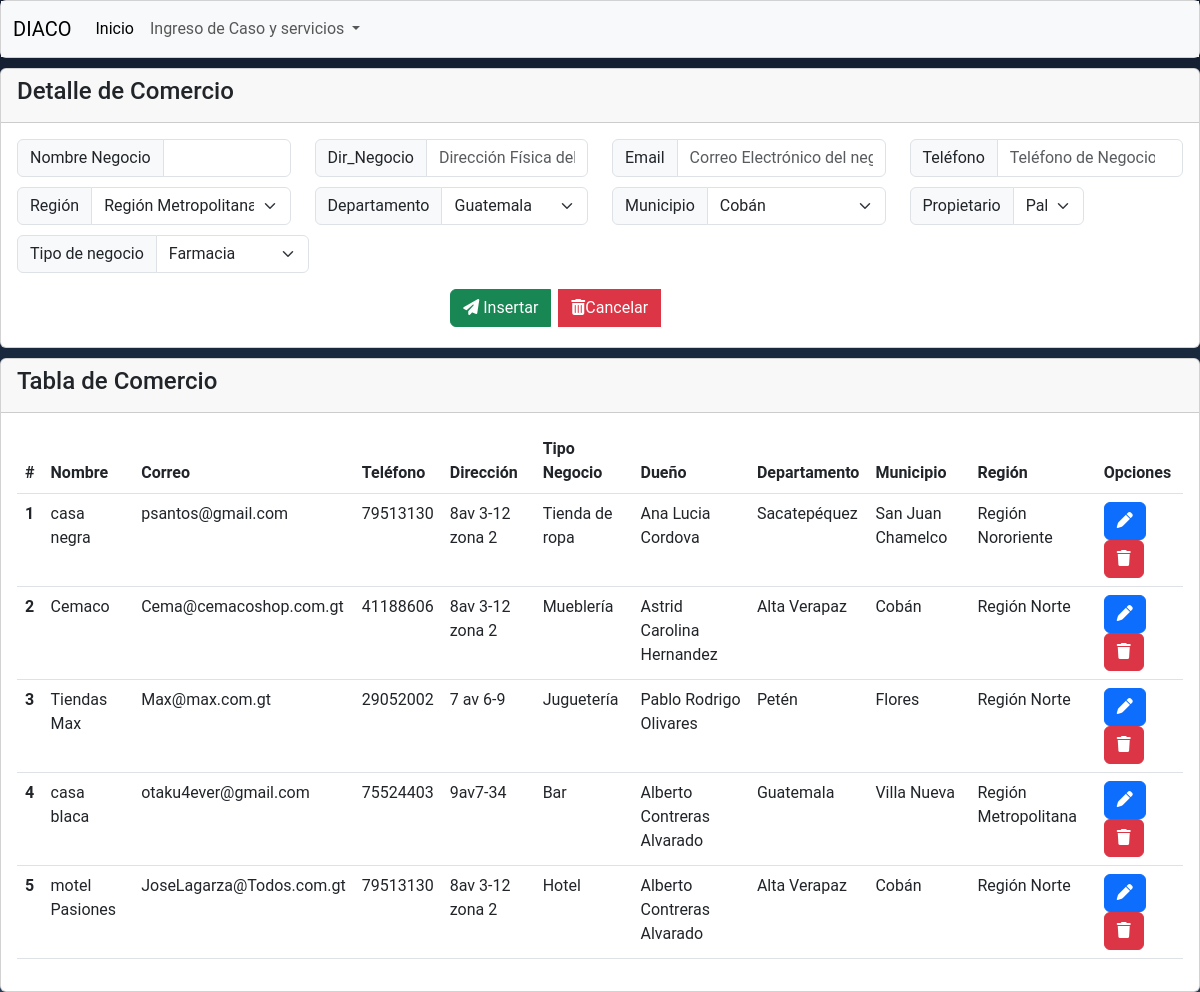
Page /Crud_comercios.php on the committed database.
### tables this page shows
CREATE TABLE `tb_negocio` (
  `id_negocio` int(11) NOT NULL,
  `Nombre` varchar(50) NOT NULL,
  `Correo_Negocio` varchar(50) NOT NULL,
  `Telefono_Negocio` varchar(50) NOT NULL,
  `Direccion` varchar(50) NOT NULL,
  `Tipo_Negocio` varchar(35) NOT NULL,
  `Id_dueño` int(11) NOT NULL,
  `Id_departamento` int(11) NOT NULL,
  `Id_muni` int(11) NOT NULL,
  `id_region` int(11) NOT NULL,
  `Estado` varchar(15) NOT NULL
);

CREATE TABLE `tb_tip_negocio` (
  `id_tip_nego` int(11) NOT NULL,
  `TipoNegocio` varchar(50) NOT NULL,
  `Contribullente` varchar(30) NOT NULL
);

CREATE TABLE `tb_departamentos` (
  `id_departamento` int(11) NOT NULL,
  `Departamento` varchar(50) NOT NULL,
  `ccod_Depa` varchar(50) NOT NULL,
  `Cod_region` varchar(50) NOT NULL
);

CREATE TABLE `bd_municipio` (
  `id_municipio` int(11) NOT NULL,
  `municipio` varchar(50) NOT NULL,
  `cod_muni` varchar(50) NOT NULL,
  `ccod_Depa` varchar(50) NOT NULL
);

CREATE TABLE `tb_region` (
  `id_region` int(11) NOT NULL,
  `Region` varchar(20) NOT NULL,
  `Cod_region` varchar(20) NOT NULL
);

### Crud_comercios.php (the view, shortened to what this page needs)
<?php
    include './php/conexion_be.php';
    $consu = mysqli_query($conexion, "SELECT `id_departamento`, `Departamento`, `ccod_Depa` FROM `tb_departamentos`");
    $muni = mysqli_query($conexion, "SELECT `id_municipio`, `municipio`, `cod_muni`, `ccod_Depa` FROM `bd_municipio`");
    $reg = mysqli_query($conexion, "SELECT id_region,Region,Cod_region FROM `tb_region`");
    $due = mysqli_query($conexion, "SELECT id_dueño,Nombre FROM `tb_dueño`");
    $nego = mysqli_query($conexion, "SELECT id_tip_nego,TipoNegocio FROM `tb_tip_negocio`");
?>
<!DOCTYPE html>
<html lang="en">
<head>
    <link rel="stylesheet" href="assets/css/estilos.css">
    <link rel="stylesheet" href="css/normalize.css">
    <link href="https://cdn.jsdelivr.net/npm/bootstrap@5.3.0-alpha1/dist/css/bootstrap.min.css" rel="stylesheet"
>
</head>
<body>
    <div class="card crdbody">
        <nav class="navbar navbar-expand-lg navbar-light bg-light">
            <div class="container-fluid">
                <a class="navbar-brand" href="#">DIACO</a>
                <div class="collapse navbar-collapse" id="navbarSupportedContent">
                    <ul class="navbar-nav me-auto mb-2 mb-lg-0">
                        <li class="nav-item">
                            <a class="nav-link active" aria-current="page" href="DiacoInicio.php">Inicio</a>
                        </li>
                        <li class="nav-item dropdown">
                            <a class="nav-link dropdown-toggle" href="#" id="navbarDropdown" role="button"
                                data-bs-toggle="dropdown" aria-expanded="false">
                                Ingreso de Caso y servicios
                            </a>
                        </li>
                    </ul>
                </div>
            </div>
        </nav>
    </div>
    <form action="php/registros.php" method="POST" class="formulario__queja">
        <div class="card crdbody">
            <div class="card-header">
                <h4>Detalle de Comercio</h4>
            </div>
            <div class="card-body">
                <div class="row crdbody">
                    <div class="form-group col-sm-3">
                        <div class="input-group">
                            <span class="input-group-text">Nombre Negocio</span>
                            <input type="text" class="form-control" id="prod" name="Negocio" required>
                        </div>
                    </div>
                    <div class="form-group col-sm-3">
                        <div class="input-group">
                            <span class="input-group-text">Dir_Negocio</span>
                            <input type="text" class="form-control" id="codcre"
                                placeholder="Dirección Física del Negocio" name="Dir_Negocio" required>
                        </div>
                    </div>
                    <div class="form-group col-sm-3">
                        <div class="input-group">
                            <span class="input-group-text">Email</span>
                            <input type="email" class="form-control" id="email"
                                placeholder="Correo Electrónico del negocio" name="Email" required>
                        </div>
                    </div>
                    <div class="form-group col-sm-3">
                        <div class="input-group">
                            <span class="input-group-text">Teléfono</span>
                            <input type="number" class="form-control" id="tel" placeholder="Teléfono de Negocio"
                                name="Telefono" value="" required>
                        </div>
                    </div>
                </div>
                <div class="row crdbody">
                    <div class="form-group col-sm-3">
                        <div class="input-group">
                            <span class="input-group-text">Región</span>
                            <select id="reg" name="Region" class="form-select">
                                <?php while ($regs = mysqli_fetch_array($reg)) { ?>
                                <option value="<?php echo $regs['id_region']; ?>"><?php echo $regs['Region']; ?>
                                </option>
                                <?php } ?>
                            </select>
                        </div>
                    </div>
                    <div class="form-group col-sm-3">
                        <div class="input-group">
                            <span class="input-group-text">Departamento</span>
                            <select id="dep" name="Departamento" class="form-select">
                                <?php while ($datos = mysqli_fetch_array($consu)) { ?>
                                <option value="<?php echo $datos['id_departamento']; ?>">
                                    <?php echo $datos['Departamento']; ?></option>
                                <?php } ?>
                            </select>
                        </div>
                    </div>
                    <div class="form-group col-sm-3">
                        <div class="input-group">
                            <span class="input-group-text">Municipio</span>
                            <select id="mun" name="Municipio" class="form-select">
                                <?php while ($munis = mysqli_fetch_array($muni)) { ?>
                                <option value="<?php echo $munis['id_municipio']; ?>"><?php echo $munis['municipio']; ?>
                                </option>
                                <?php } ?>
                            </select>
                        </div>
                    </div>
                    <div class="form-group col-sm-2">
                        <div class="input-group">
                            <span class="input-group-text">Propietario</span>
                            <select id="pro" name="Dueño" class="form-select">
                                <?php while ($Dues = mysqli_fetch_array($due)) { ?>
                                <option value="<?php echo $Dues['id_dueño']; ?>"><?php echo $Dues['Nombre']; ?></option>
                                <?php } ?>
                            </select>
                        </div>
                    </div>
                </div>
                <div class="form-group col-sm-3">
                    <div class="input-group">
                        <span class="input-group-text">Tipo de negocio</span>
                        <select id="neg" name="Nego" class="form-select" >
                            <?php while ($NE = mysqli_fetch_array($nego)) { ?>
                            <option value="<?php echo $NE['id_tip_nego']; ?>"><?php echo $NE['TipoNegocio']; ?></option>
                            <?php } ?>
                        </select>
                    </div>
                </div>
            </div>
            <div class="row crdbody">
                <div class="row crdbody justify-content-center">
                    <div class="col-sm-3">
                        <div class="input-group">
                            <button class="btn btn-success me-2"><i class="fas fa-paper-plane"></i> Insertar</button>
                            <button class="btn btn-danger" onclick="reloadPage()"><i
                                    class="fas fa-trash-alt"></i>Cancelar</button>
                        </div>
                    </div>
                </div>
            </div>
        </div>
    </form>
    <div class="card crdbody">
        <div class="card-header">
            <h4>Tabla de Comercio</h4>
        </div>
        <div class="card-body">
            <table class="table">
                <thead>
                    <tr>
                        <th scope="col">#</th>
                        <th scope="col">Nombre</th>
                        <th scope="col">Correo</th>
                        <th scope="col">Teléfono</th>
                        <th scope="col">Dirección</th>
                        <th scope="col">Tipo Negocio</th>
                        <th scope="col">Dueño</th>
                        <th scope="col">Departamento</th>
                        <th scope="col">Municipio</th>
                        <th scope="col">Región</th>
                        <th scope="col">Opciones</th>
                    </tr>
                </thead>
                <tbody>
                <?php
                $consulta = mysqli_query($conexion, "SELECT `id_negocio`, `Nombre`, `Correo_Negocio`, `Telefono_Negocio`, `Direccion`,
                `Tipo_Negocio`, `Id_dueño`, `Id_departamento`, `Id_muni`, `id_region` FROM `tb_negocio` where Estado=1");
                $i = 0;
                while ($re = mysqli_fetch_array($consulta, MYSQLI_NUM)) {
                    $i++;
                    $tipoNegocio = obtenerNombreTipoNegocio($re[5]);
                    $dueno = obtenerNombreDueno($re[6]);
                    $departamento = obtenerNombreDepartamento($re[7]);
                    $municipio = obtenerNombreMunicipio($re[8]);
                    $region = obtenerNombreRegion($re[9]);
                    echo '
                    <tr>
                        <th scope="row">' . $i . '</th>
                        <td>' . $re[1] . '</td>
                        <td>' . $re[2] . '</td>
                        <td>' . $re[3] . '</td>
                        <td>' . $re[4] . '</td>
                        <td>' . $tipoNegocio . '</td>
                        <td>' . $dueno . '</td>
                        <td>' . $departamento . '</td>
                        <td>' . $municipio . '</td>
                        <td>' . $region . '</td>
                        <td>
                            <button type="button" class="btn btn-primary" onclick="llenarFormulario(' . $re[0] . ', \'' . $re[1] . '\', \'' . $re[2] . '\', \'' . $re[3] . '\', \'' . $re[4] . '\', \'' . $re[5] . '\', \'' . $re[6] . '\', \'' . $re[7] . '\', \'' . $re[8] . '\', \'' . $re[9] . '\')">
                                <i class="fa-solid fa-pen"></i>
                            </button>
                            <button type="button" class="btn btn-danger" id="btnEliminar' . $re[0] . '" onclick="eliminarCampo(' . $re[0] . ')"><i class="fa-solid fa-trash"></i></button>
                        </td>
                    </tr>';
                }
                function obtenerNombreTipoNegocio($id)
                {
                    global $conexion;
                    $consulta = mysqli_query($conexion, "SELECT `TipoNegocio` FROM `tb_tip_negocio` WHERE `id_tip_nego` = '$id'");
                    $resultado = mysqli_fetch_array($consulta);
                    return $resultado[0];
                }
                function obtenerNombreDueno($id)
                {
                    global $conexion;
                    $consulta = mysqli_query($conexion, "SELECT `Nombre` FROM `tb_dueño` WHERE `id_dueño` = '$id'");
                    $resultado = mysqli_fetch_array($consulta);
                    return $resultado[0];
                }
                function obtenerNombreDepartamento($id)
                {
                    global $conexion;
                    $consulta = mysqli_query($conexion, "SELECT `Departamento` FROM `tb_departamentos` WHERE `id_departamento` = '$id'");
                    $resultado = mysqli_fetch_array($consulta);
                    return $resultado[0];
                }
                function obtenerNombreMunicipio($id)
                {
                    global $conexion;
                    $consulta = mysqli_query($conexion, "SELECT `municipio` FROM `bd_municipio` WHERE `id_municipio` = '$id'");
                    $resultado = mysqli_fetch_array($consulta);
                    return $resultado[0];
                }
                function obtenerNombreRegion($id)
                {
                    global $conexion;
                    $consulta = mysqli_query($conexion, "SELECT `Region` FROM `tb_region` WHERE `id_region` = '$id'");
                    $resultado = mysqli_fetch_array($consulta);
                    return $resultado[0];
                }
                ?>
                </tbody>
            </table>
        </div>
    </div>
</body>
</html>

### assets/css/estilos.css (style rules this page uses)
* { margin: 0; padding: 0; box-sizing: border-box; text-decoration: none; font-family: 'Roboto', sans-serif; }
body { background-image: url(../images/bg4.jpg); background-size: cover; background-repeat: no-repeat; background-position: center; background-attachment: fixed; }
.crdbody { margin-bottom: 10px; }

### rows in the picture
tb_negocio: Nombre "casa negra", Correo_Negocio "psantos@gmail.com", Telefono_Negocio "79513130", Direccion "8av 3-12 zona 2", Tipo_Negocio.TipoNegocio "Tienda de ropa", Id_dueño.Nombre "Ana Lucia Cordova", Id_departamento.Departamento "Sacatepéquez", Id_muni.municipio "San Juan Chamelco", id_region.Region "Región Nororiente"
tb_negocio: Nombre "Cemaco", Correo_Negocio "Cema@cemacoshop.com.gt", Telefono_Negocio "41188606", Direccion "8av 3-12 zona 2", Tipo_Negocio.TipoNegocio "Mueblería", Id_dueño.Nombre "Astrid Carolina Hernandez", Id_departamento.Departamento "Alta Verapaz", Id_muni.municipio "Cobán", id_region.Region "Región Norte"
tb_negocio: Nombre "Tiendas Max", Correo_Negocio "Max@max.com.gt", Telefono_Negocio "29052002", Direccion "7 av 6-9", Tipo_Negocio.TipoNegocio "Juguetería", Id_dueño.Nombre "Pablo Rodrigo Olivares", Id_departamento.Departamento "Petén", Id_muni.municipio "Flores", id_region.Region "Región Norte"
tb_negocio: Nombre "casa blaca", Correo_Negocio "otaku4ever@gmail.com", Telefono_Negocio "75524403", Direccion "9av7-34", Tipo_Negocio.TipoNegocio "Bar", Id_dueño.Nombre "Alberto Contreras Alvarado", Id_departamento.Departamento "Guatemala", Id_muni.municipio "Villa Nueva", id_region.Region "Región Metropolitana"
tb_negocio: Nombre "motel Pasiones", Correo_Negocio "JoseLagarza@Todos.com.gt", Telefono_Negocio "79513130", Direccion "8av 3-12 zona 2", Tipo_Negocio.TipoNegocio "Hotel", Id_dueño.Nombre "Alberto Contreras Alvarado", Id_departamento.Departamento "Alta Verapaz", Id_muni.municipio "Cobán", id_region.Region "Región Norte"

### other values in the picture
form field Region "Región Metropolitana"
form field Departamento "Guatemala"
form field Municipio "Cobán"
form field Dueño "Pablo Andres Santos"
form field Nego "Farmacia"
